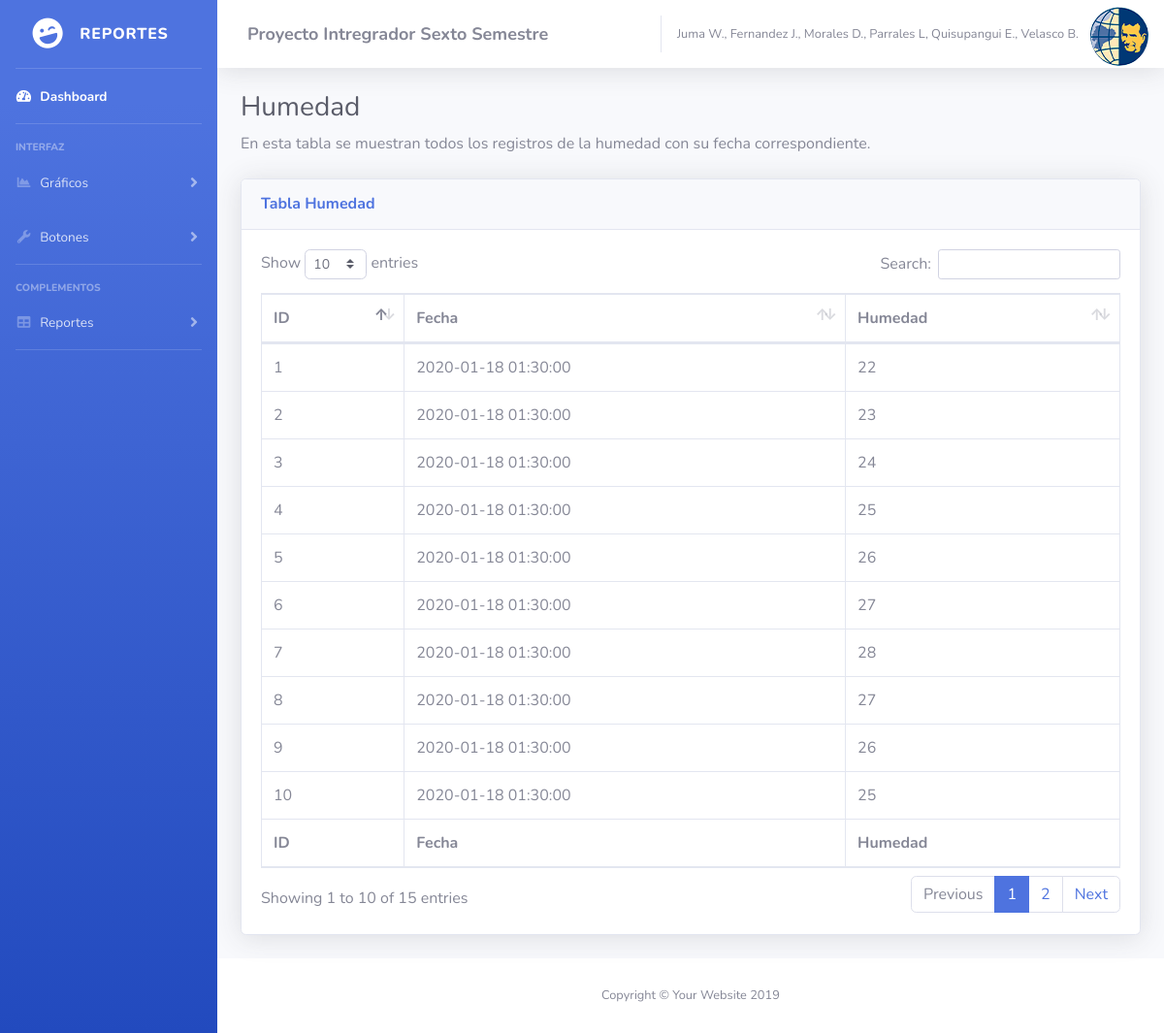
Screenshot of /Aplicacion_Web/humedad.php with the database file from the repository.
### tables this page shows
CREATE TABLE humedad (
                id_humedad INT AUTO_INCREMENT NOT NULL,
                fecha DATETIME NOT NULL,
                humedad INT NOT NULL,
                PRIMARY KEY (id_humedad)
);

### Aplicacion_Web/humedad.php (the view, shortened to what this page needs)
<?php
include("Header.php");
?>
<div class="container-fluid">
<h1 class="h3 mb-2 text-gray-800">Humedad</h1>
<p class="mb-4">En esta tabla se muestran todos los registros de la humedad con su fecha correspondiente.</p>
<div class="card shadow mb-4">
  <div class="card-header py-3">
    <h6 class="m-0 font-weight-bold text-primary">Tabla Humedad</h6>
  </div>
  <div class="card-body">
    <div class="table-responsive">
      <table class="table table-bordered" id="dataTable" width="100%" cellspacing="0">
        <thead>
          <tr>
            <th>ID</th>
            <th>Fecha</th>
            <th>Humedad</th>
          </tr>
        </thead>
        <tfoot>
          <tr>
            <th>ID</th>
            <th>Fecha</th>
            <th>Humedad</th>
          </tr>
        </tfoot>
        <tbody>
          <?php
            $conexion = mysqli_connect("localhost", "root", "", "p1") or
            die("Problemas con la conexión");
            $registros = mysqli_query($conexion, "SELECT * FROM `humedad`") or
            die("Problemas en el select:" . mysqli_error($conexion));
            while ($reg = mysqli_fetch_array($registros)) {
            echo "<tr>";
            echo "<td>".$reg['id_humedad']."</td>";
            echo "<td>".$reg['fecha']."</td>";
            echo "<td>".$reg['humedad']."</td>";
            echo "</tr>";
            }
          ?>
        </tbody>
      </table>
    </div>
  </div>
</div>
</div>
</div>
<footer class="sticky-footer bg-white">
        <div class="container my-auto">
          <div class="copyright text-center my-auto">
            <span>Copyright &copy; Your Website 2019</span>
          </div>
        </div>
      </footer>
    </div>
  </div>
</body>
</html>

### Aplicacion_Web/Header.php (shortened to what this page needs)
<?php
echo
'<!DOCTYPE html>
<html lang="en">
<head>
  <link href="vendor/fontawesome-free/css/all.min.css" rel="stylesheet" type="text/css">
  <link href="css/sb-admin-2.min.css" rel="stylesheet">
  <link href="vendor/datatables/dataTables.bootstrap4.min.css" rel="stylesheet">
</head>
<body id="page-top">
  <div id="wrapper">
    <ul class="navbar-nav bg-gradient-primary sidebar sidebar-dark accordion" id="accordionSidebar">
      <a class="sidebar-brand d-flex align-items-center justify-content-center" href="index.php">
        <div class="sidebar-brand-icon rotate-n-15">
          <i class="fas fa-laugh-wink"></i>
        </div>
        <div class="sidebar-brand-text mx-3">REPORTES
        </div>
      </a>
      <hr class="sidebar-divider my-0">
      <li class="nav-item active">
        <a class="nav-link" href="index.php">
          <i class="fas fa-fw fa-tachometer-alt"></i>
          <span>Dashboard</span></a>
      </li>
      <hr class="sidebar-divider">
      <div class="sidebar-heading">
        Interfaz
      </div>
      <li class="nav-item">
        <a class="nav-link collapsed" href="#" data-toggle="collapse" data-target="#collapseTwo" aria-expanded="true"
          aria-controls="collapseTwo">
          <i class="fas fa-fw fa-chart-area"></i>
          <span>Gráficos</span>
        </a>
      </li>
      <li class="nav-item">
        <a class="nav-link collapsed" href="#" data-toggle="collapse" data-target="#collapseUtilities"
          aria-expanded="true" aria-controls="collapseUtilities">
          <i class="fas fa-fw fa-wrench"></i>
          <span>Botones</span>
        </a>
      </li>
      <hr class="sidebar-divider">
      <div class="sidebar-heading">
        Complementos
      </div>
      <li class="nav-item">
        <a class="nav-link collapsed" href="#" data-toggle="collapse" data-target="#collapsePages" aria-expanded="true"
          aria-controls="collapsePages">
          <i class="fas fa-fw fa-table"></i>
          <span>Reportes</span>
        </a>
      </li>
      <hr class="sidebar-divider d-none d-md-block">
    </ul>
    <div id="content-wrapper" class="d-flex flex-column">
      <div id="content">
        <nav class="navbar navbar-expand navbar-light bg-white topbar mb-4 static-top shadow">
          <form class="d-none d-sm-inline-block form-inline mr-auto ml-md-3 my-2 my-md-0 mw-100 navbar-search">
            <div class="input-group">
              <div class="input-group-append">
                <b>
                  <FONT SIZE="4">
                    Proyecto Intregrador Sexto Semestre
                  </FONT>
                </b>
              </div>
            </div>
          </form>
          <ul class="navbar-nav ml-auto">
            <li class="nav-item dropdown no-arrow">
              <span class="mr-2 d-none d-lg-inline text-gray-600 small">Juma W., Fernandez J., Morales D., Parrales L, Quisupangui E.,
                Velasco B.</span>
              <img class="img-profile rounded-circle" src="img/Logo-Salesiana.png">
            </li>
          </ul>
        </nav>
        ';

### rows the page displays
humedad: id_humedad "1", fecha "2020-01-18 01:30:00", humedad "22"
humedad: id_humedad "2", fecha "2020-01-18 01:30:00", humedad "23"
humedad: id_humedad "3", fecha "2020-01-18 01:30:00", humedad "24"
humedad: id_humedad "4", fecha "2020-01-18 01:30:00", humedad "25"
humedad: id_humedad "5", fecha "2020-01-18 01:30:00", humedad "26"
humedad: id_humedad "6", fecha "2020-01-18 01:30:00", humedad "27"
humedad: id_humedad "7", fecha "2020-01-18 01:30:00", humedad "28"
humedad: id_humedad "8", fecha "2020-01-18 01:30:00", humedad "27"
humedad: id_humedad "9", fecha "2020-01-18 01:30:00", humedad "26"
humedad: id_humedad "10", fecha "2020-01-18 01:30:00", humedad "25"
